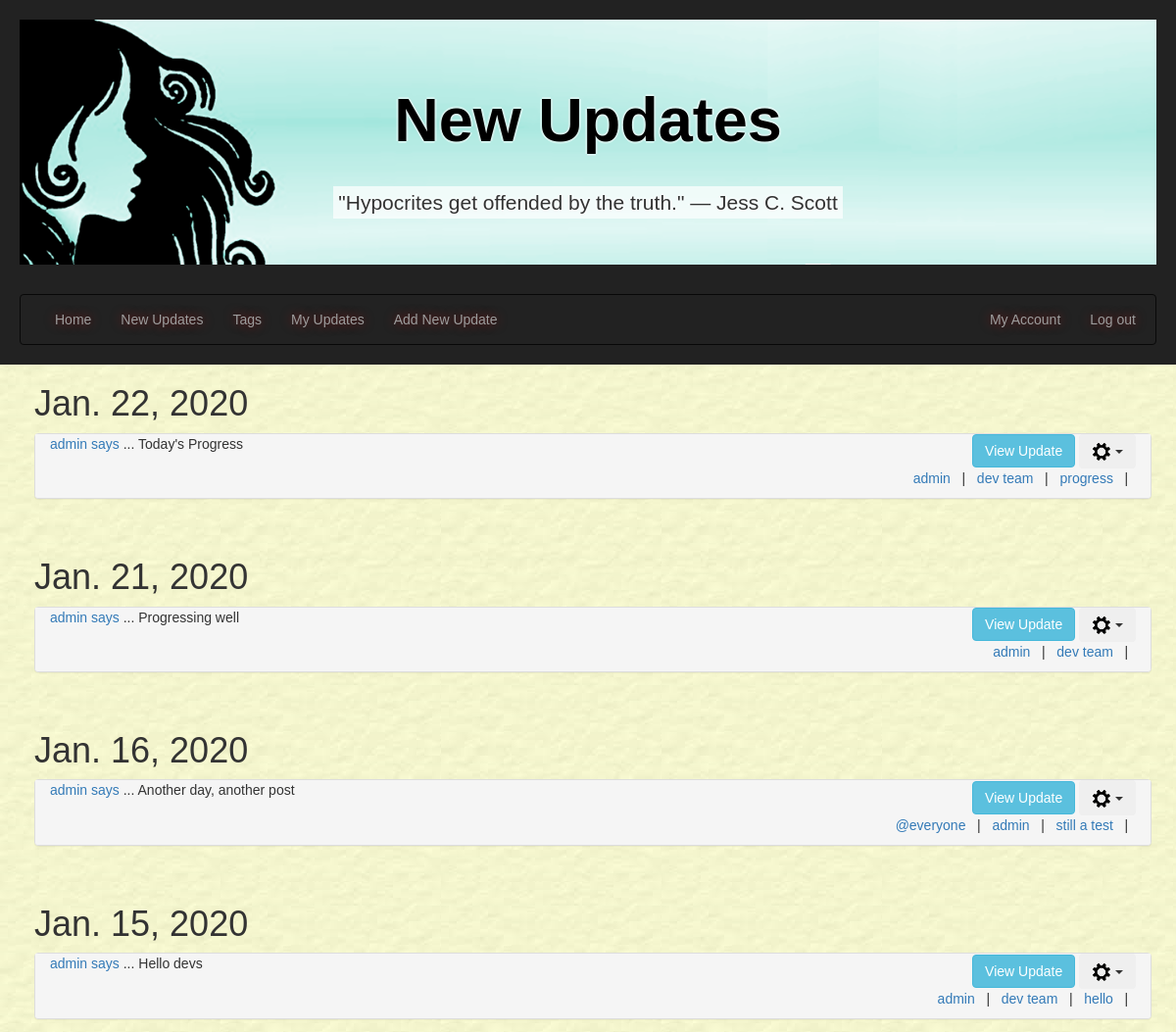
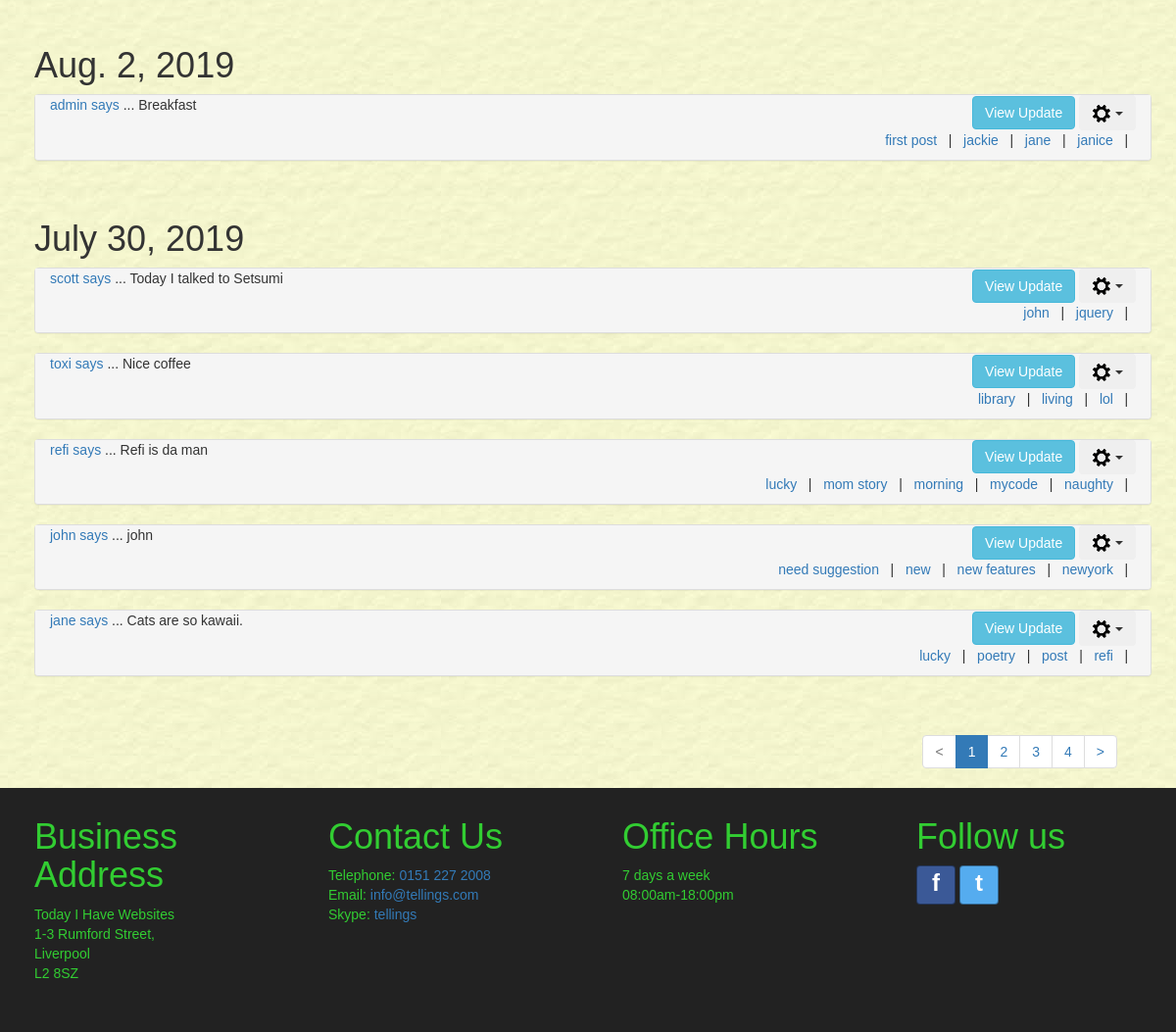
/newupdates/ (signed in), run on an earlier commit of the app's database (2 pictures, top to bottom).
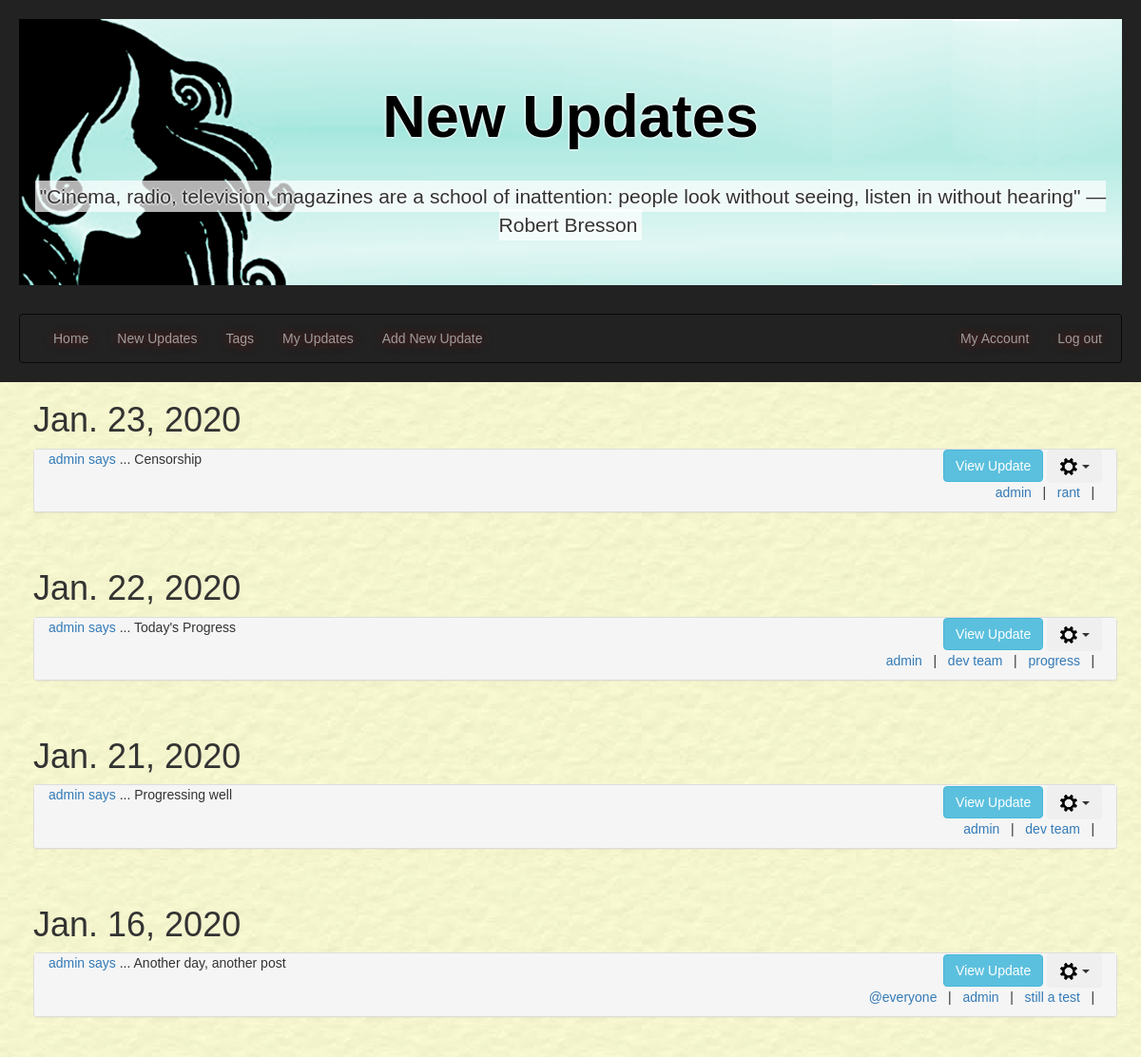
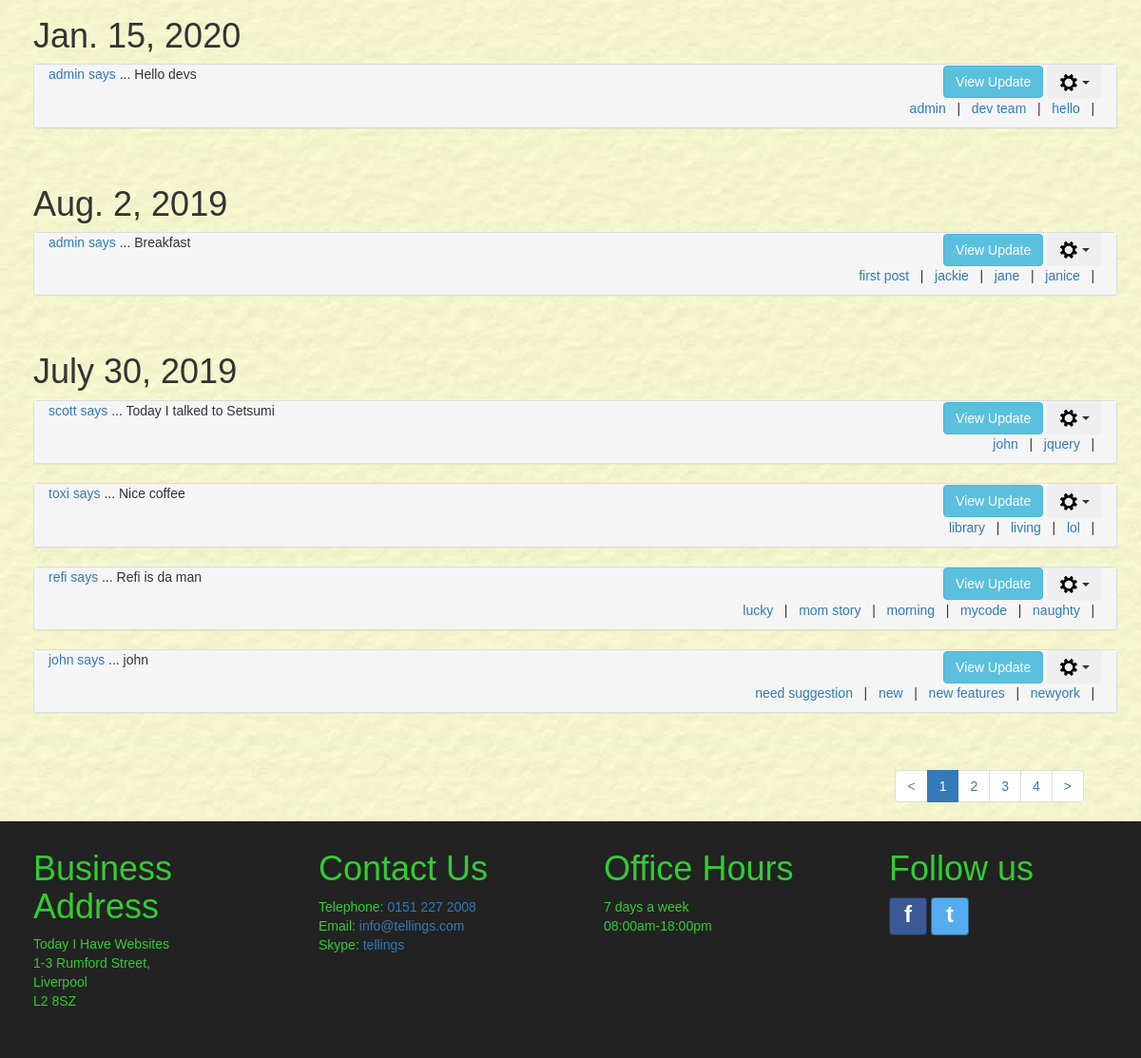
And on a later commit of the database (2 pictures, top to bottom).
### tellings/models.py (models this page shows, shortened)
class UserPost(models.Model):
    postID = models.AutoField(primary_key=True, db_column='postID')
    user = models.ForeignKey(settings.AUTH_USER_MODEL, on_delete=models.CASCADE,
                             db_column='user')
    dateOfPost = models.DateField()
    postTitle = models.CharField(max_length=35, unique=True)
    postText = models.CharField(max_length=255)
    @property
    def post_tags(self):
        tagmaps = Tagmap.objects.filter(postID=self.postID)
        tagList = sorted([tag.tagID.tagName for tag in tagmaps])
        return tagList
    class Meta:
        verbose_name = "UserPost"
        verbose_name_plural = "UserPosts"

class Tag(models.Model):
    tagID = models.AutoField(primary_key=True, db_column='tagID')
    tagName = models.CharField(max_length=15)
    class Meta:
        ordering = ['tagName']
        verbose_name = "Tag"
        verbose_name_plural = "Tags"

### tellings/views.py (the view)
# urls.py: path('newupdates/', NewUpdatesListView.as_view(), name='newupdates'),
class NewUpdatesListView(LoginRequiredMixin, generic.ListView):
    model = UserPost
    template_name = "tellings/newupdates_list.html"
    paginate_by = 10
    http_method_names = ['get', 'post']
    def get_queryset(self):
        tagName_val = False
        username_val = False
        if self.request.method == 'GET':
            if 'tagName' in self.request.GET:
                tagName_val = self.request.GET.get('tagName', False)
            if 'userName' in self.request.GET:
                username_val = self.request.GET.get('userName', False)
                user_id = User.objects.get(username=username_val).id
        if tagName_val:  # get posts for current user filtered by tagname
            tagID = Tag.objects.get(tagName=tagName_val).tagID
            tagmaps = Tagmap.objects.filter(tagID=tagID)
            postList = [tm.postID.postID for tm in tagmaps]
            if username_val:
                new_context = UserPost.objects.filter(postID__in=postList).filter(user=user_id).order_by('-dateOfPost')
            else:
                new_context = UserPost.objects.filter(postID__in=postList).order_by('-dateOfPost')
        elif username_val:
            new_context = UserPost.objects.filter(user=user_id).order_by('-dateOfPost')
        else:            # get all posts
            new_context = UserPost.objects.all().order_by('-dateOfPost')
        return new_context
    def get_context_data(self, **kwargs):
        context = super(NewUpdatesListView, self).get_context_data(**kwargs)
        current_username = self.request.user.username
        quote = get_random_quote()
        if self.request.method == 'GET':
            if 'tagName' in self.request.GET:
                context['tagName'] = self.request.GET.get('tagName', '')
            if 'userName' in self.request.GET:
                context['userName'] = self.request.GET.get('userName', '')
        context['current_username'] = current_username
        context['quote'] = quote
        return context

### tellings/templatetags/my_tags.py (called while the page is built)
@register.simple_tag(takes_context=True)
def param_replace(context, **kwargs):
    d = context['request'].GET.copy()
    for k, v in kwargs.items():
        d[k] = v
    for k in [k for k, v in d.items() if not v]:
        del d[k]
    return d.urlencode()

### tellings/views.py (called while the page is built)
def get_random_quote():
    secure_random = random.SystemRandom()
    random_quote = secure_random.choice(random_quotes)
    return _(random_quote)

### tellings/templates/tellings/newupdates_list.html (shortened to what this page needs)
{% extends 'tellings/base.html' %}
{% block headertitle1 %}New Updates{% endblock headertitle1 %}
{% block content %}
  <div class="container-fluid main-content">
    <div class="container allUserUpdates" id="userUpdates">
        {% if userpost_list %}
        {% load static %}
        {% regroup userpost_list by dateOfPost as ordered_post_list %}
        {% for mypost in ordered_post_list %}
        <div class="row">
          <h1>{{ mypost.grouper }}</h1>
          <div class="panel-group">
            {% for item in mypost.list %}
              <div class="panel panel-default" id="panel_post_{{ item.postID }}">
                <div>
                  <div class="col-sm-8 panel-postTitle">
                    <p><a href="{% url 'tellings:newupdates' %}?userName={{ item.user }}" name="{{ item.user }}">
                       {{ item.user }} says</a> ... {{ item.postTitle }}</p>
                  </div>
                  <div class="col-sm-4 align-panel-text-right">
                    <button class="btn btn-info collapse_btn" data-toggle="collapse" data-target="#collapse{{ item.postID }}">View Update</button>
                    {% if current_username %}
                      {% if item.user.username == current_username %}
                        <div class="btn-group">
                            <button type="button" class="btn dropdown-toggle" data-toggle="dropdown" aria-haspopup="true" aria-expanded="false">
                              <img src="{% static 'tellings/imgs/settings_cog.png' %}" alt="">
                              <span class = "caret"></span>
                            </button>
                        </div>
                      {% else %}
                      <div class="btn-group">
                        <button type="button" class="btn dropdown-toggle" data-toggle="dropdown" aria-haspopup="true" aria-expanded="false">
                          <img src="{% static 'tellings/imgs/settings_cog.png' %}" alt="">
                          <span class = "caret"></span>
                        </button>
                    </div>
                      {% endif %}
                    {% endif %}
                  </div>
                </div>
                <div class="panel-footer align-panel-text-right">
                  {% for tag in item.post_tags %}
                    <a href="{% url 'tellings:newupdates' %}?tagName={{ tag }}" name="{{ tag }}">{{ tag }}</a>
                    &nbsp;&nbsp;|&nbsp;&nbsp;
                  {% endfor %}
                </div>
              </div>
              <br />
            {% endfor %}
          </div>
        </div>
        {% endfor %}
        {% else %}
        <div class="row"></div>
          <p>No results found.</p>
        </div>
        {% endif %}
    </div>
  </div>
{% endblock %}

What changed in the data, as far as the page shows it:
no longer on this page (row unchanged): UserPost: user "jane", postTitle "Cats are so kawaii.", post_tags "lucky", shown under "July 30, 2019"
no longer on this page (row unchanged): Tag: post_tags "poetry"
no longer on this page (row unchanged): Tag: post_tags "post"
no longer on this page (row unchanged): Tag: post_tags "refi"
added UserPost: grouper "Jan. 23, 2020", user "admin", postTitle "Censorship", post_tags "admin"
added Tag: post_tags "rant"
Also different on the page:
{{ quote }}: "\"Hypocrites get offended by the truth.\" ― Jess C. Scott" → "\"Cinema, radio, television, magazines are a school of inattention: people look without seeing, listen in without hearing\" ― Robert Bresson"
